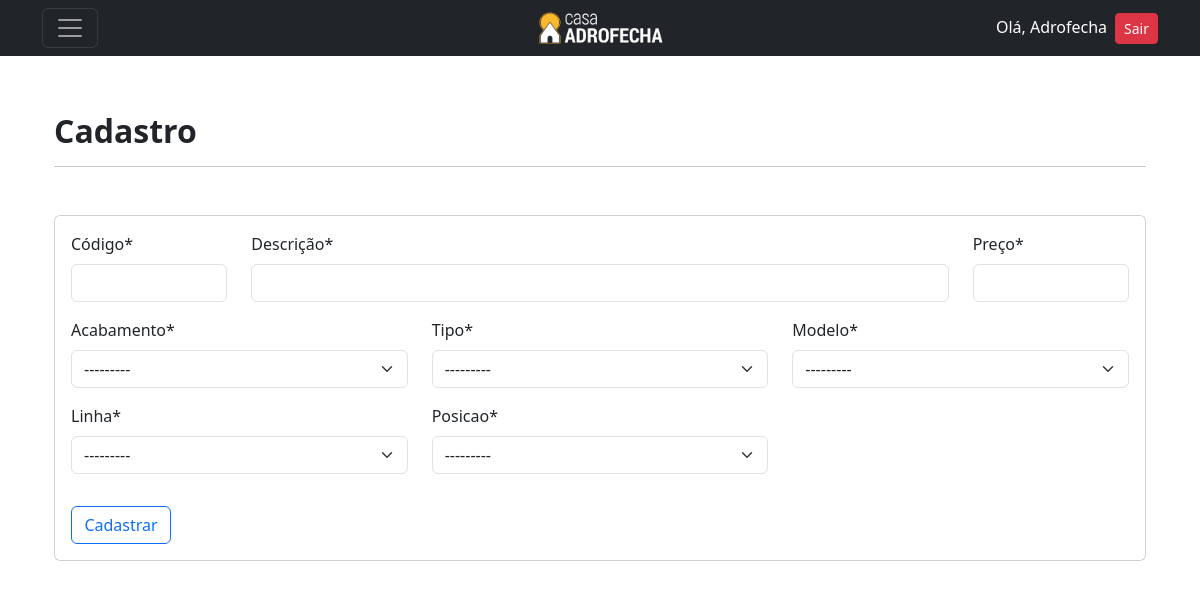
Page /cadastrar/divisoriaambiente (signed in) on the committed database.
### cadastros/models.py (models this page shows)
class Acabamento(models.Model):
    acabamento = models.CharField(max_length=50, unique=True)
    codigo_rgb = models.CharField(max_length=15, verbose_name="Código RGB",)
    class Meta:
        verbose_name = 'Acabamento'
        verbose_name_plural = 'Acabamentos'
        ordering = ["acabamento"]
    def __str__(self):
        return self.acabamento

class Tipo(models.Model):
    tipo = models.CharField(max_length=30, unique=True)
    class Meta:
        ordering = ["tipo"]
    def __str__(self):
        return self.tipo

class BaseModelo(models.Model):
    modelo = models.CharField(max_length=10, unique=True)
    class Meta:
        abstract = True
    def __str__(self):
        return self.modelo

class ModeloDivisoriaAmbiente(BaseModelo):
    class Meta:
        verbose_name = 'Modelo Divisoria Ambiente'
        verbose_name_plural = 'Modelos Divisorias Ambiente'
        ordering = ["modelo"]

### cadastros/views.py (the view)
# urls.py: path('cadastrar/divisoriaambiente', DivisoriaAmbienteCreate.as_view(), name='cadastrar-divisoriaambiente'),
class DivisoriaAmbienteCreate(LoginRequiredMixin,PermissionRequiredMixin, CreateView):
    model = DivisoriaAmbiente
    fields = ['codigo', 'descricao', 'preco', 'acabamento', 'tipo', 'modelo','linha','posicao']
    template_name = 'cadastros/CadDivisoriaAmbiente.html'
    success_url = reverse_lazy('listar-divisoriaambiente')
    permission_required = 'cadastros.add.divisoriaambiente'

### cadastros/templates/cadastros/CadDivisoriaAmbiente.html (shortened to what this page needs)
{% extends 'base.html' %}
{% load static %}
{% load crispy_forms_tags %}
{% block content %}
<div class="container mt-5 pt-5">
<h3 class="fs-2 fw-semibold">Cadastro</h3>
<hr>
<div class="">
    <form class="card p-3 mt-5" autocomplete="off" action="" method="POST">
        <div class="row">
            <div class="col-2">{{ form.codigo|as_crispy_field }}</div>
            <div class="col-8">{{ form.descricao|as_crispy_field }}</div>
            <div class="col-2">{{ form.preco|as_crispy_field }}</div>
        </div>
        <div class="row">
            <div class="col-4">{{ form.acabamento|as_crispy_field }}</div>
            <div class="col-4">{{ form.tipo|as_crispy_field }}</div>
            <div class="col-4">{{ form.modelo|as_crispy_field }}</div>
        </div>
        <div class="row">
            <div class="col-4">{{ form.linha|as_crispy_field }}</div>
            <div class="col-4">{{ form.posicao|as_crispy_field }}</div>
        </div>
        <button type="submit" class="mt-3 btn btn-outline-primary" style="width: 100px;">Cadastrar</button>
    </form>
</div>
{% endblock %}

### paginas/templates/navbar.html (shortened to what this page needs)
{% load static %}
<nav class="navbar navbar-dark bg-dark fixed-top">
  <div class="container d-flex justify-content-between align-items-center">
      <div class="col-4">
        <button class="navbar-toggler" type="button" data-bs-toggle="offcanvas" data-bs-target="#offcanvasDarkNavbar" aria-controls="offcanvasDarkNavbar">
        <span class="navbar-toggler-icon"></span>
        </button>
      </div>
      <div class="col-4 d-flex justify-content-center">
          <a href="{% url 'inicio' %}"><img src="{% static 'paginas/images/LogoPreto2.png' %}" alt="Logo" width="130" height="40"</img></a>
      </div>
      <div class="col-4 d-flex justify-content-end">
              <ul class="list-unstyled mb-0">
                  {% if request.user.is_authenticated %}
                  <li><a style="color:white" ;>Olá, {{ user.username }}</a><a class="ms-2 btn btn-danger btn-sm" href="{% url 'logout' %}">Sair</a></li>
                  {% else %}
                  <li><a class="btn btn-primary" href="{% url 'login' %}">Entrar</a></li>
                  {% endif %}
              </ul>
      </div>
  </div>
</nav>

### rows in the picture
Acabamento: acabamento "---------"
Tipo: tipo "---------"
ModeloDivisoriaAmbiente: modelo "---------"

### other values in the picture
{{ user.username }} "Adrofecha"
